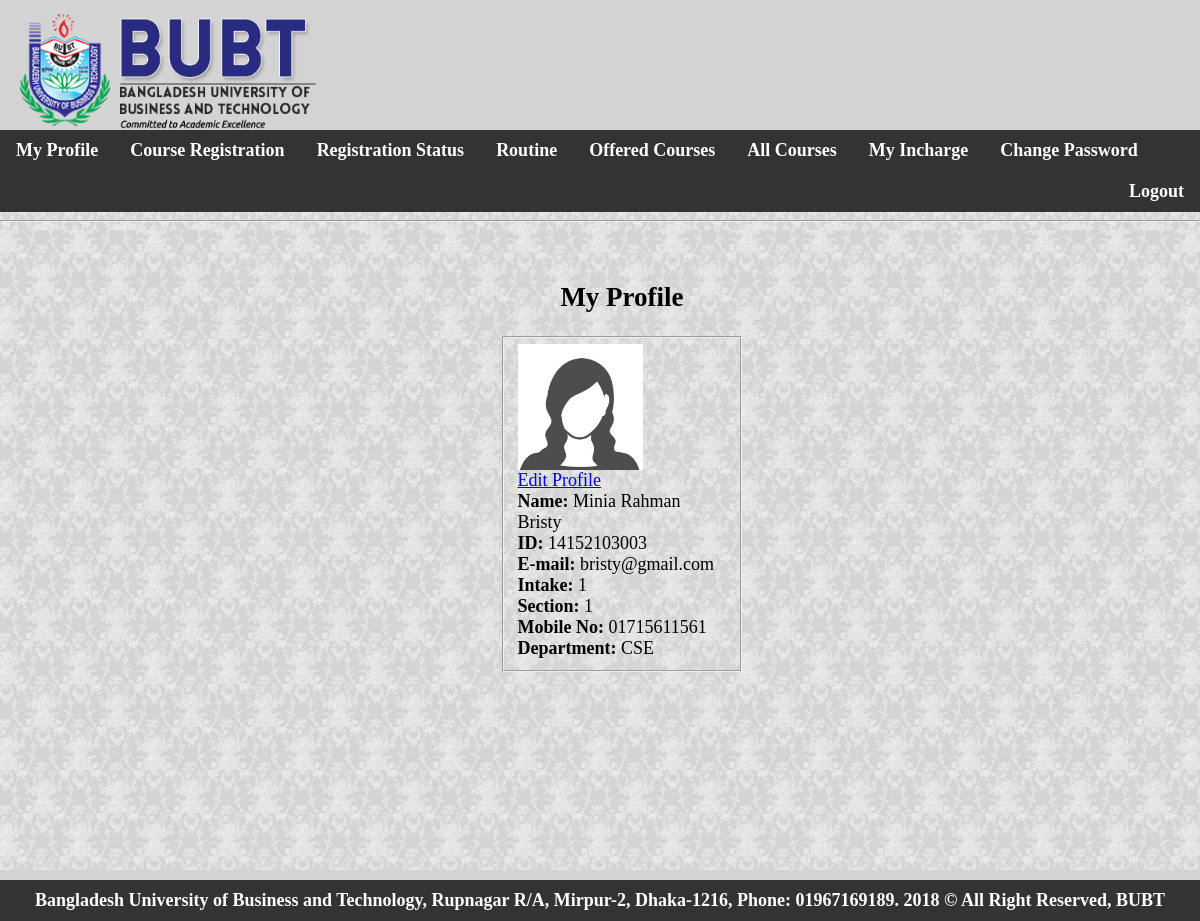
/student_profile.php (signed in), run on the app's committed database.
### tables this page shows
CREATE TABLE `student` (
  `id` int(11) NOT NULL,
  `student_id` bigint(100) NOT NULL,
  `name` varchar(255) NOT NULL,
  `gender` varchar(255) NOT NULL,
  `email` varchar(255) NOT NULL,
  `intake` int(100) NOT NULL,
  `section` int(100) NOT NULL,
  `mobile` varchar(100) NOT NULL,
  `department` varchar(255) NOT NULL,
  `password` varchar(255) NOT NULL,
  `image` varchar(255) DEFAULT NULL
);

### student_profile.php (the view, shortened to what this page needs)
<?php
$conn= mysqli_connect("localhost", "root", "", "course_list");
if($conn-> connect_error){
die("connection failed".$conn-> connect_error);
}
else{
if (isset($_SESSION['user1'])){$id = $_SESSION['user1'];
	$sql= "select student_id,name,gender,email,intake,section,mobile,department,image from student
	WHERE `student_id` = $id";
$result = $conn-> query($sql);
}
}
?>
<!DOCTYPE>
<html>
<head>
</head>
<body>
<?php
include "stu_header.php";
?>
<hr>
<div class="bg-img">
<div class="main">
<div>
<?php
$row = $result-> fetch_assoc();
?>
<form action="student_updated.php" method="POST" class="container" enctype="multipart/form-data">
<h2 style="font-family:cambria math" align="center">My Profile</h2>
<fieldset>
<img class="img-responsive" style="width:60%;" src="student_images/<?php  echo $row["image"];?>">
</img><br>
<a href="stu_upd.php" class="btn btn-danger">Edit Profile</a><br>
<label for="name">Name: </label><?php echo $row['name'];?><br>
<label for="name">ID: </label><?php echo $row['student_id'];?><br>
<label for="email">E-mail: </label><?php echo $row['email']; ?><br>
<label for="intake">Intake: </label><?php echo $row['intake']; ?><br>
<label for="section">Section: </label><?php echo $row['section']; ?><br>
<label for="mobile">Mobile No: </label><?php echo $row['mobile']; ?><br>
<label for="department">Department: </label><?php echo $row['department']; ?><br>
</fieldset>
</form>
</div>
</div>
</div>
<div class="footer">
  <ul><b>
  <li3><a>Bangladesh University of Business and Technology, Rupnagar R/A, Mirpur-2, Dhaka-1216, Phone: 01967169189. 2018 &#169; All Right Reserved, BUBT</a></li3>
</ul>
</div>
</body>
</html>

### style11.php (style rules this page uses)
body { margin: 0; padding:0; height:100%; background-image:url("images/wall8.jpg"); background-size: cover; font-family: cambria math; }
.main { margin-left: 0px; font-size: 25px; padding: 0px 10px; }
ul { list-style-type: none; //margin: -3px; margin-top: 0px; margin-bottom: -10px; margin-right: -16px; margin-left: -16px; padding: 0px; overflow: hidden; background-color: #333; font-size: 18px; }
li3 { float: center; }
li3 a { display: block; color: white; text-align: center; padding: 10px 16px; text-decoration: none; font-size:18px; }
* { box-sizing: border-box; }
.bg-img { background-image: url("images/wall8.jpg"); height:80%; //min-height: 600px; //background-position: center; background-repeat: no-repeat; background-size: cover; position: relative; }
.footer { padding: 10px 16px; color:black; background:lightgray; }
.container { position: absolute; height:100%; width: 22%; margin-left: 40%; margin-right: 40%; margin-top: 20px; padding: 10px; font-size: 18px; height: 0px; }
label { font-family:cambria math; font-weight: bold; font-size:18px; }

### data on the page
student: image (picture), name "Minia Rahman Bristy", student "14152103003", email "bristy@gmail.com", intake "1", section "1", mobile "01715611561", department "CSE"
